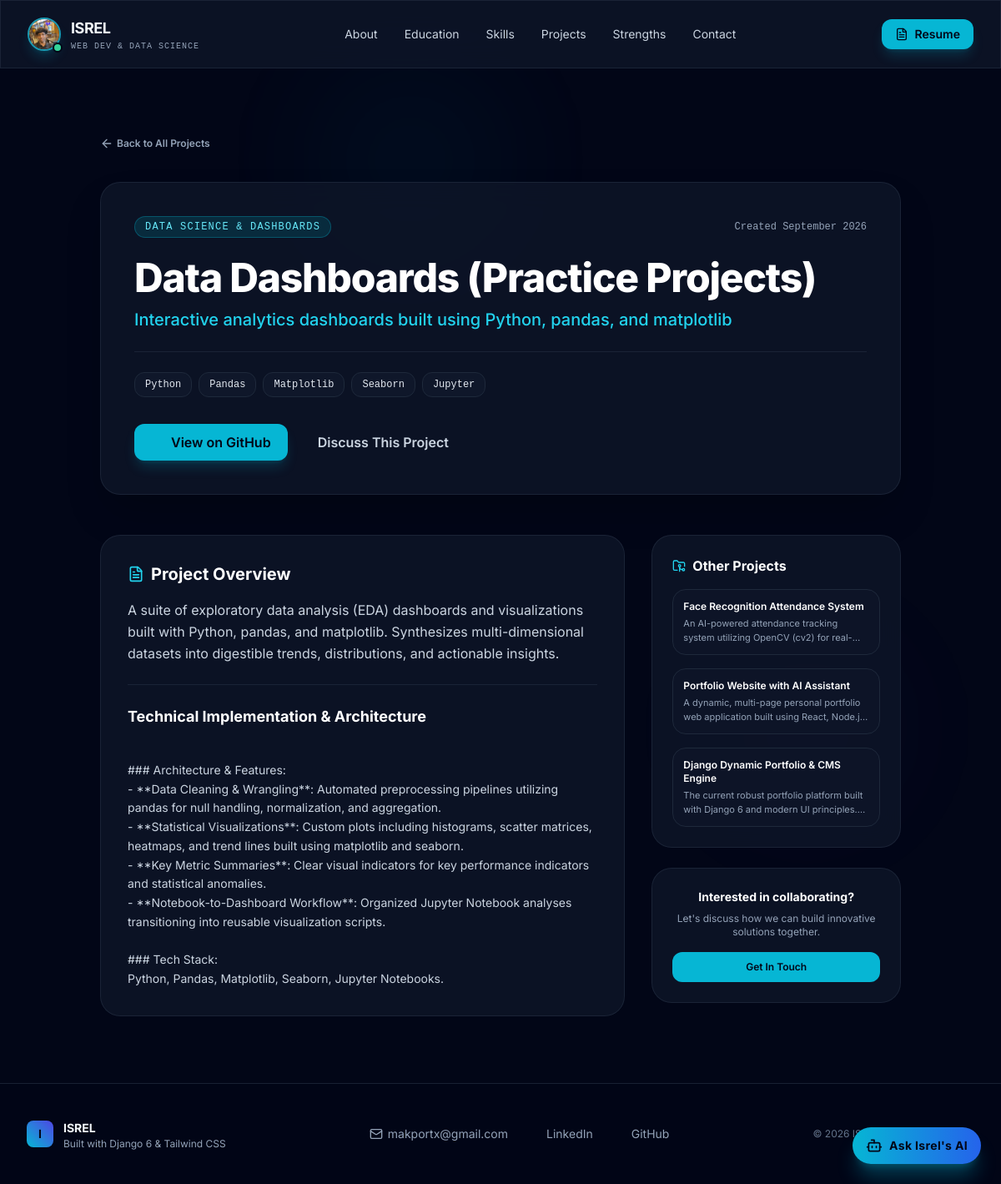
The page /project/data-dashboards-practice-projects/ on the database its author committed.
### portfolio/models.py (models this page shows, shortened)
class Profile(models.Model):
    name = models.CharField(max_length=100, default="ISREL")
    title = models.CharField(max_length=200, default="Aspiring Web Developer & Data Science Enthusiast")
    summary = models.TextField(
        default="Passionate Web Developer and Data Science Enthusiast currently pursuing a B.Tech in Computer Science "
                "(Data Science specialization) at SRM University. Skilled in Python, Front-End Development, and Data Analysis. "
                "Dedicated to building user-friendly, data-driven solutions."
    )
    career_objective = models.TextField(
        default="To grow as a Web Developer & Data Scientist, contributing to innovative projects that combine "
                "creativity, data, and technology while continuously learning in a dynamic environment."
    )
    location = models.CharField(max_length=150, default="Chennai, Tamil Nadu, India")
    email = models.EmailField(default="makportx@gmail.com")
    linkedin = models.URLField(default="https://linkedin.com/in/isrel")
    github = models.URLField(default="https://github.com/makportx")
    available_for_opportunities = models.BooleanField(default=True)
    class Meta:
        verbose_name = "Personal Profile"
        verbose_name_plural = "Personal Profile"

class Project(models.Model):
    CATEGORY_CHOICES = [
        ('ai_ml', 'AI & Machine Learning'),
        ('fullstack', 'Web Development & Full Stack'),
        ('data_science', 'Data Science & Dashboards'),
    ]
    title = models.CharField(max_length=200)
    slug = models.SlugField(max_length=220, unique=True, blank=True)
    category = models.CharField(max_length=30, choices=CATEGORY_CHOICES, default='fullstack')
    tagline = models.CharField(max_length=255, blank=True)
    description = models.TextField()
    extended_details = models.TextField(
        blank=True,
        help_text="Detailed project breakdown, challenges, solutions, and impact."
    )
    tech_stack = models.CharField(max_length=255, help_text="Comma-separated technologies, e.g. Python, OpenCV, Tkinter")
    github_url = models.URLField(blank=True)
    live_demo_url = models.URLField(blank=True)
    featured = models.BooleanField(default=True)
    icon_name = models.CharField(max_length=50, default="folder", help_text="Lucide icon name")
    created_at = models.DateField(auto_now_add=True)
    order = models.PositiveIntegerField(default=1)
    class Meta:
        ordering = ['order', '-created_at']
    def tech_list(self):
        return [tech.strip() for tech in self.tech_stack.split(',') if tech.strip()]

### portfolio/views.py (the view)
# urls.py: path('project/<slug:slug>/', views.project_detail_view, name='project_detail'),
def project_detail_view(request, slug):
    profile = get_or_create_default_profile()
    project = get_object_or_404(Project, slug=slug)
    other_projects = Project.objects.exclude(id=project.id)[:3]
    return render(request, 'portfolio/project_detail.html', {
        'profile': profile,
        'project': project,
        'other_projects': other_projects,
    })

### portfolio/views.py (called while the page is built, shortened)
def get_or_create_default_profile():
    profile = Profile.objects.first()
    return profile

### portfolio/templates/portfolio/project_detail.html (shortened to what this page needs)
{% extends 'portfolio/base.html' %}
{% load static %}
{% block content %}
<div class="py-12 sm:py-20">
    <div class="max-w-5xl mx-auto px-4 sm:px-6 lg:px-8">
        <div class="mb-8">
            <a href="{% url 'home' %}#projects" class="inline-flex items-center text-xs font-semibold text-slate-400 hover:text-cyan-400 transition space-x-1">
                <i data-lucide="arrow-left" class="w-4 h-4"></i>
                <span>Back to All Projects</span>
            </a>
        </div>
        <div class="glass-panel p-6 sm:p-10 rounded-3xl border border-slate-800/80 shadow-2xl relative overflow-hidden mb-12">
            <div class="flex flex-wrap items-center justify-between gap-4 mb-6">
                <span class="text-xs font-mono uppercase tracking-widest px-3 py-1 rounded-full bg-cyan-950/80 text-cyan-300 border border-cyan-500/30">
                    {{ project.get_category_display }}
                </span>
                <span class="text-xs text-slate-400 font-mono">
                    Created {{ project.created_at|date:"F Y" }}
                </span>
            </div>
            <h1 class="text-3xl sm:text-5xl font-extrabold text-white tracking-tight leading-tight">
                {{ project.title }}
            </h1>
            {% if project.tagline %}
            <p class="text-base sm:text-xl text-cyan-400 font-medium mt-3">
                {{ project.tagline }}
            </p>
            {% endif %}
            <div class="flex flex-wrap gap-2 mt-6 pt-6 border-t border-slate-800/80">
                {% for tech in project.tech_list %}
                <span class="text-xs px-3 py-1.5 rounded-xl bg-slate-900 text-slate-200 border border-slate-800 font-mono font-medium">
                    {{ tech }}
                </span>
                {% endfor %}
            </div>
            <div class="flex flex-wrap items-center gap-4 mt-8">
                {% if project.github_url %}
                <a href="{{ project.github_url }}" target="_blank" rel="noopener noreferrer" class="px-5 py-2.5 rounded-xl font-semibold bg-cyan-500 text-slate-950 hover:bg-cyan-400 transition shadow-lg shadow-cyan-500/20 flex items-center space-x-2">
                    <i data-lucide="github" class="w-4 h-4"></i>
                    <span>View on GitHub</span>
                </a>
                {% endif %}
                <a href="{% url 'home' %}#contact" class="px-5 py-2.5 rounded-xl font-semibold text-slate-300 hover:text-white transition flex items-center space-x-1.5">
                    <span>Discuss This Project</span>
                </a>
            </div>
        </div>
        <div class="grid grid-cols-1 lg:grid-cols-12 gap-8">
            <div class="lg:col-span-8 space-y-8">
                <div class="glass-panel p-6 sm:p-8 rounded-3xl border border-slate-800/80">
                    <h2 class="text-xl font-bold text-white mb-4 flex items-center gap-2">
                        <i data-lucide="file-text" class="w-5 h-5 text-cyan-400"></i>
                        Project Overview
                    </h2>
                    <p class="text-slate-300 text-base leading-relaxed">
                        {{ project.description }}
                    </p>
                    {% if project.extended_details %}
                    <div class="mt-6 pt-6 border-t border-slate-800/80 text-slate-300 space-y-4">
                        <h3 class="text-lg font-bold text-white mb-2">Technical Implementation & Architecture</h3>
                        <div class="text-sm text-slate-300 leading-relaxed space-y-3 whitespace-pre-line font-normal">
                            {{ project.extended_details }}
                        </div>
                    </div>
                    {% endif %}
                </div>
            </div>
            <div class="lg:col-span-4 space-y-6">
                <div class="glass-panel p-6 rounded-3xl border border-slate-800/80">
                    <h3 class="text-base font-bold text-white mb-4 flex items-center gap-2">
                        <i data-lucide="folder-git-2" class="w-4 h-4 text-cyan-400"></i>
                        Other Projects
                    </h3>
                    <div class="space-y-4">
                        {% for other in other_projects %}
                        <a href="{% url 'project_detail' slug=other.slug %}" class="block p-3 rounded-2xl bg-slate-900/60 hover:bg-slate-800/80 border border-slate-800 transition group">
                            <h4 class="text-xs font-semibold text-white group-hover:text-cyan-400 transition">
                                {{ other.title }}
                            </h4>
                            <p class="text-[11px] text-slate-400 line-clamp-2 mt-1">
                                {{ other.description }}
                            </p>
                        </a>
                        {% empty %}
                        <p class="text-xs text-slate-400">No other projects found.</p>
                        {% endfor %}
                    </div>
                </div>
                <div class="glass-panel p-6 rounded-3xl border border-slate-800/80 text-center">
                    <h4 class="text-sm font-bold text-white mb-2">Interested in collaborating?</h4>
                    <p class="text-xs text-slate-400 mb-4">Let's discuss how we can build innovative solutions together.</p>
                    <a href="{% url 'home' %}#contact" class="inline-block w-full py-2.5 rounded-xl text-xs font-semibold bg-cyan-500 text-slate-950 hover:bg-cyan-400 transition">
                        Get In Touch
                    </a>
                </div>
            </div>
        </div>
    </div>
</div>
{% endblock %}

### portfolio/templates/portfolio/base.html (shortened to what this page needs)
{% load static %}
<!DOCTYPE html>
<html lang="en" class="dark scroll-smooth">
<head>
    <script src="https://cdn.tailwindcss.com"></script>
    <link rel="stylesheet" href="{% static 'portfolio/css/style.css' %}">
</head>
<body class="bg-slate-950 text-slate-100 min-h-screen flex flex-col selection:bg-cyan-500 selection:text-slate-950 antialiased relative overflow-x-hidden">
    <div class="fixed top-0 left-1/4 w-96 h-96 glow-cyan rounded-full pointer-events-none -z-10 blur-3xl opacity-40"></div>
    <div class="fixed bottom-1/4 right-10 w-96 h-96 glow-violet rounded-full pointer-events-none -z-10 blur-3xl opacity-30"></div>
    <header class="sticky top-0 z-40 glass-panel border-b border-slate-800/80 transition duration-300">
        <div class="max-w-7xl mx-auto px-4 sm:px-6 lg:px-8">
            <div class="flex items-center justify-between h-16 sm:h-20">
                <div class="flex items-center space-x-3">
                    <a href="{% url 'home' %}" class="group flex items-center space-x-3">
                        <div class="relative">
                            <img src="{% static 'portfolio/images/isrel_profile.jpg' %}" alt="{{ profile.name|default:'ISREL' }}" class="w-10 h-10 rounded-full object-cover object-top border-2 border-cyan-400/70 shadow-lg shadow-cyan-500/20 group-hover:scale-105 transition-transform duration-200">
                            <span class="absolute -bottom-0.5 -right-0.5 w-3 h-3 bg-emerald-400 border-2 border-slate-950 rounded-full"></span>
                        </div>
                        <div>
                            <span class="font-bold text-lg tracking-tight group-hover:text-cyan-400 transition">{{ profile.name|default:"ISREL" }}</span>
                            <span class="hidden md:block text-[10px] uppercase font-mono tracking-widest text-slate-400">Web Dev & Data Science</span>
                        </div>
                    </a>
                </div>
                <nav class="hidden md:flex items-center space-x-1 lg:space-x-2">
                    <a href="{% url 'home' %}#about" class="px-3 py-2 rounded-lg text-sm text-slate-300 hover:text-white hover:bg-slate-800/60 transition">About</a>
                    <a href="{% url 'home' %}#education" class="px-3 py-2 rounded-lg text-sm text-slate-300 hover:text-white hover:bg-slate-800/60 transition">Education</a>
                    <a href="{% url 'home' %}#skills" class="px-3 py-2 rounded-lg text-sm text-slate-300 hover:text-white hover:bg-slate-800/60 transition">Skills</a>
                    <a href="{% url 'home' %}#projects" class="px-3 py-2 rounded-lg text-sm text-slate-300 hover:text-white hover:bg-slate-800/60 transition">Projects</a>
                    <a href="{% url 'home' %}#strengths" class="px-3 py-2 rounded-lg text-sm text-slate-300 hover:text-white hover:bg-slate-800/60 transition">Strengths</a>
                    <a href="{% url 'home' %}#contact" class="px-3 py-2 rounded-lg text-sm text-slate-300 hover:text-white hover:bg-slate-800/60 transition">Contact</a>
                </nav>
                <div class="hidden sm:flex items-center space-x-3">
                    <a href="{% url 'resume' %}" class="inline-flex items-center space-x-2 px-4 py-2 rounded-xl text-sm font-semibold bg-cyan-500 text-slate-950 hover:bg-cyan-400 transition shadow-lg shadow-cyan-500/20 hover:shadow-cyan-400/30">
                        <i data-lucide="file-text" class="w-4 h-4"></i>
                        <span>Resume</span>
                    </a>
                </div>
            </div>
        </div>
    </header>
    <main class="flex-grow">
        {% block content %}{% endblock %}
    </main>
    <div class="fixed bottom-6 right-6 z-50">
        <button id="ai-assistant-toggle" type="button" class="flex items-center space-x-2 px-4 py-3 rounded-full bg-gradient-to-r from-cyan-500 to-blue-600 text-slate-950 font-bold shadow-xl shadow-cyan-500/30 hover:shadow-cyan-400/40 hover:scale-105 active:scale-95 transition duration-200 group">
            <i data-lucide="bot" class="w-5 h-5 group-hover:rotate-12 transition-transform"></i>
            <span class="text-sm tracking-wide">Ask Isrel's AI</span>
        </button>
    </div>
    <footer class="mt-auto border-t border-slate-800/80 bg-slate-950/90 py-10">
        <div class="max-w-7xl mx-auto px-4 sm:px-6 lg:px-8 flex flex-col md:flex-row items-center justify-between gap-6">
            <div class="flex items-center space-x-3">
                <div class="w-8 h-8 rounded-lg bg-gradient-to-tr from-cyan-500 to-indigo-600 flex items-center justify-center font-bold text-slate-950 text-sm">
                    {{ profile.name|first|default:"I" }}
                </div>
                <div>
                    <span class="font-bold text-sm">{{ profile.name }}</span>
                    <p class="text-xs text-slate-400">Built with Django 6 & Tailwind CSS</p>
                </div>
            </div>
            <div class="flex items-center space-x-6 text-sm text-slate-400">
                <a href="mailto:{{ profile.email }}" class="hover:text-cyan-400 transition flex items-center gap-1.5">
                    <i data-lucide="mail" class="w-4 h-4"></i> {{ profile.email }}
                </a>
                <a href="{{ profile.linkedin }}" target="_blank" rel="noopener noreferrer" class="hover:text-cyan-400 transition flex items-center gap-1.5">
                    <i data-lucide="linkedin" class="w-4 h-4"></i> LinkedIn
                </a>
                <a href="{{ profile.github }}" target="_blank" rel="noopener noreferrer" class="hover:text-cyan-400 transition flex items-center gap-1.5">
                    <i data-lucide="github" class="w-4 h-4"></i> GitHub
                </a>
            </div>
            <p class="text-xs text-slate-500">
                &copy; 2026 {{ profile.name }}. All rights reserved.
            </p>
        </div>
    </footer>
</body>
</html>

### portfolio/static/portfolio/css/style.css (style rules this page uses)
body { font-family: 'Inter', -apple-system, BlinkMacSystemFont, 'Segoe UI', Roboto, sans-serif; }
code, pre, .font-mono { font-family: 'JetBrains Mono', monospace; }
.glass-panel { background: rgba(15, 23, 42, 0.75); backdrop-filter: blur(16px); -webkit-backdrop-filter: blur(16px); border: 1px solid rgba(255, 255, 255, 0.08); }
.glow-cyan { background: radial-gradient(circle, rgba(6, 182, 212, 0.15) 0%, rgba(6, 182, 212, 0) 70%); }
.glow-violet { background: radial-gradient(circle, rgba(139, 92, 246, 0.15) 0%, rgba(139, 92, 246, 0) 70%); }
html { scroll-behavior: smooth; }

### rows shown on the page
Profile: name "ISREL", name|first "I", email "makportx@gmail.com"
Project: category "DATA SCIENCE & DASHBOARDS", created_at "September 2026", title "Data Dashboards (Practice Projects)", tagline "Interactive analytics dashboards built using Python, pandas, and matplotlib", description "A suite of exploratory data analysis (EDA) dashboards and visualizations built with Python, pandas, and matplotlib. Synthesizes multi-dimensional datasets into digestible trends, distributions, and actionable insights.", extended_details "### Architecture & Features: - **Data Cleaning & Wrangling**: Automated preprocessing pipelines utilizing pandas for null handling, normalization, and aggregation. - **Statistical Visualizations**: Custom plots including histograms, scatter matrices, heatmaps, and trend lines built using matplotlib and seaborn. - **Key Metric Summaries**: Clear visual indicators for key performance indicators and statistical anomalies. - **Notebook-to-Dashboard Workflow**: Organized Jupyter Notebook analyses transitioning into reusable visualization scripts. ### Tech Stack: Python, Pandas, Matplotlib, Seaborn, Jupyter Notebooks."
Project: title "Face Recognition Attendance System", description "An AI-powered attendance tracking system utilizing OpenCV (cv2)…"
Project: title "Portfolio Website with AI Assistant", description "A dynamic, multi-page personal portfolio web application built using React,…"
Project: title "Django Dynamic Portfolio & CMS Engine", description "The current robust portfolio platform built with Django 6 and modern UI…"

### other values the page prints
{{ tech }} "Python" "Pandas" "Matplotlib" "Seaborn" "Jupyter"
